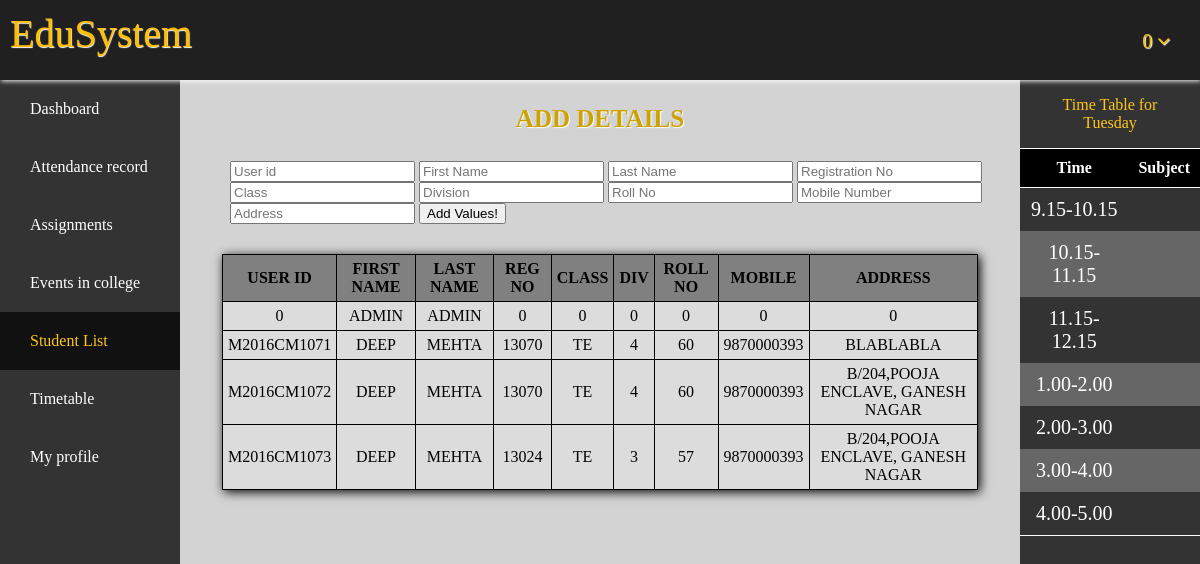
Before: /home.php?page=list.php (signed in) with the older database file.
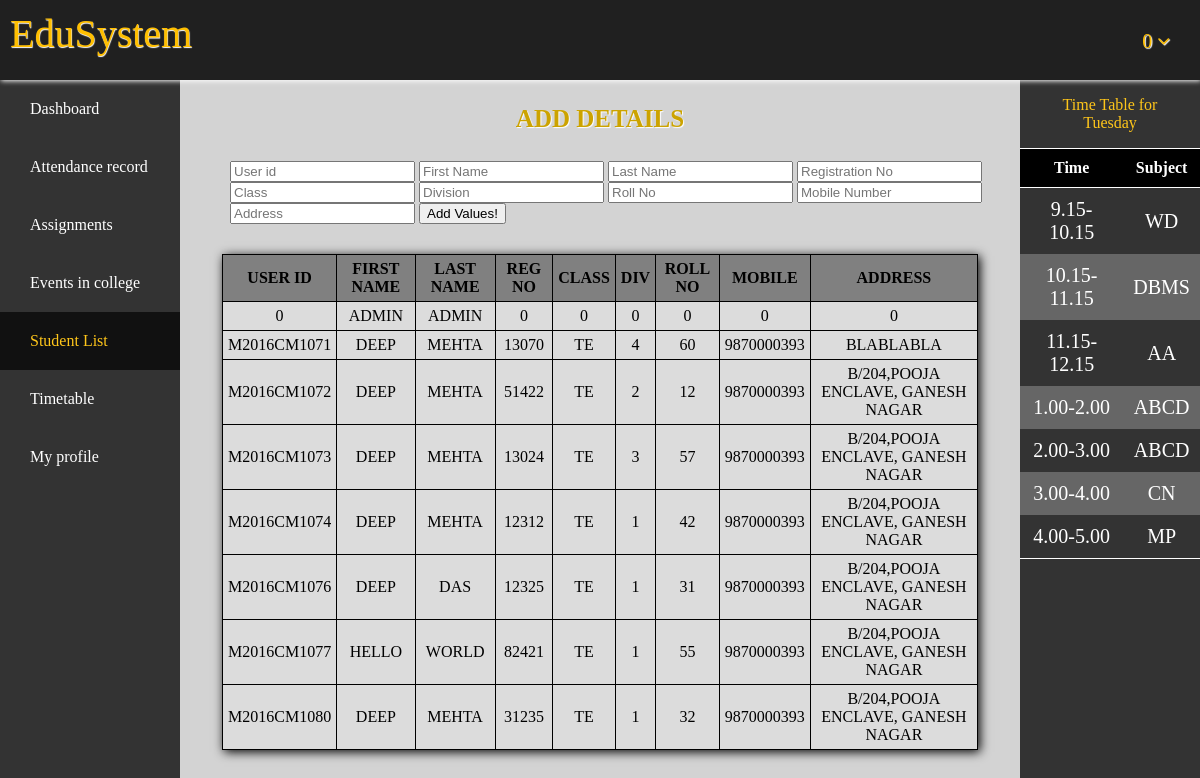
After: the same page with the newer database file.
### tables this page shows
CREATE TABLE `profile` (
  `UserId` varchar(15) NOT NULL,
  `Fname` text NOT NULL,
  `Lname` text NOT NULL,
  `RegNo` int(5) NOT NULL,
  `Class` varchar(2) NOT NULL,
  `Division` int(1) NOT NULL,
  `RollNo` int(2) NOT NULL,
  `MobNo` bigint(10) NOT NULL,
  `Addr` varchar(50) NOT NULL,
  `Pass` varchar(32) NOT NULL DEFAULT 'sakec',
  `S1` int(2) NOT NULL DEFAULT '0',
  `S1t` int(2) NOT NULL DEFAULT '0',
  `S2` int(2) NOT NULL DEFAULT '0',
  `S2t` int(2) NOT NULL DEFAULT '0',
  `S3` int(2) NOT NULL DEFAULT '0',
  `S3t` int(2) NOT NULL DEFAULT '0',
  `S4` int(2) NOT NULL DEFAULT '0',
  `S4t` int(2) NOT NULL DEFAULT '0',
  `S5` int(2) DEFAULT '0',
  `S5t` int(2) NOT NULL DEFAULT '0',
  `Attended` int(2) AS (S1+S2+S3+S4+S5) VIRTUAL,
  `Total` int(2) AS (S1t+S2t+S3t+S4t+S5t) VIRTUAL,
  `Percent` decimal(4,2) AS ((S1+S2+S3+S4+S5)*100/(S1t+S2t+S3t+S4t+S5t)) VIRTUAL
);

CREATE TABLE `timetable` (
  `SrNo` int(1) NOT NULL,
  `Time` varchar(15) NOT NULL,
  `Monday` varchar(15) NOT NULL,
  `Tuesday` varchar(15) NOT NULL,
  `Wednesday` varchar(15) NOT NULL,
  `Thrusday` varchar(15) NOT NULL,
  `Friday` varchar(15) NOT NULL
);

### add_details.php (the view, shortened to what the changed rows need)
<!DOCTYPE html>
<html lang="en">
<head>
	<link rel="stylesheet" href="Addons/attendance.css">
</head>
<body>
	<div class="list">
		<?php
			$user = 'student';
			$pass = 'sakec';
			$db = 'students';
			$conn = new mysqli('localhost', $user, $pass, $db) or die("Unable to connect to server".$db);
			$get_all = "select * from profile order by UserId";
			$data = mysqli_query($conn, $get_all) or die("No records found.");
			echo "<div class=\"table\"><table><tr><th>User Id</th><th>First Name</th><th>Last Name</th><th>Reg No</th><th>Class</th><th>Div</th><th>Roll No</th><th>Mobile</th><th>Address</th>";
			while($row = mysqli_fetch_assoc($data)) {
				echo "<tr><td>".$row["UserId"]."</td><td>".$row["Fname"]."</td><td>".$row["Lname"]."</td><td>".$row["RegNo"]."</td><td>".$row["Class"]."</td><td>".$row["Division"]."</td><td>".$row["RollNo"]."</td><td>".$row["MobNo"]."</td><td>".$row["Addr"]."</td></tr>";
			}
			echo "</table></div>";
		?>
	</div>
</body>
</html>

### home.php (shortened to what the changed rows need)
<html>
<head>
    <link rel="stylesheet" type="text/css" href="Addons/home.css">
    <link rel="stylesheet" href="https://cdnjs.cloudflare.com/ajax/libs/font-awesome/4.7.0/css/font-awesome.min.css">
</head>
<body>
    <div class="flex-container">
        <div class="maincontent">
            <?php
                if (isset($_GET['page'])&&$_GET['page']!=""){
                    include $_GET['page'];
                }
                else {
                    include 'dashboard.php';
                }
            ?>
        </div>
        <?php
            $user = 'student';
            $pass = 'sakec';
            $db = 'students';
            $conn = new mysqli('localhost', $user, $pass, $db) or die("Unable to connect to server".$db);
            $get_all = "select * from timetable";
            $data = mysqli_query($conn, $get_all) or die("No records found.");
            $row = mysqli_fetch_assoc($data);
            $day = date('l');
            echo '<div class="asideright">
                <div class="iasideright">
                        <p align="center">Time Table for <br>'.$day.' </p>';
                        if ($day=="Sunday" || $day=="Saturday") {
                            echo '<p class="tthead" align="center">Holiday<p>';
                        }
                        else {
                            echo'<table class="asiderighttable" >
                            <tr>
                                <th>Time</th>
                                <th>Subject</th>
                            </tr>';
                            echo '<tr>
                                <td>9.15-10.15</td>
                                <td>'.$row[$day].'</td>
                            </tr>';
                            $row = mysqli_fetch_assoc($data);
                            echo '
                            <tr>
                                <td>10.15-11.15</td>
                                <td>'.$row[$day].'</td>
                            </tr>';
                            $row = mysqli_fetch_assoc($data);
                            echo '
                            <tr>
                                <td>11.15-12.15</td>
                                <td>'.$row[$day].'</td>
                            </tr>';
                            $row = mysqli_fetch_assoc($data);
                            echo '
                            <tr>
                                <td>1.00-2.00</td>
                                <td>'.$row[$day].'</td>
                            </tr>';
                            $row = mysqli_fetch_assoc($data);
                            echo '
                            <tr>
                                <td>2.00-3.00</td>
                                <td>'.$row[$day].'</td>
                            </tr>';
                            $row = mysqli_fetch_assoc($data);
                            echo '
                            <tr>
                                <td>3.00-4.00</td>
                                <td>'.$row[$day].'</td>
                            </tr>';
                            $row = mysqli_fetch_assoc($data);
                            echo '
                            <tr>
                                <td>4.00-5.00</td>
                                <td>'.$row[$day].'</td>
                            </tr>
                    </table>';
                }
                    echo '</div></div>';
        ?>
    </div>
</body>
</html>

Changed rows visible on the page:
changed profile "M2016CM1072": RegNo "13070" → "51422"; Division "4" → "2"; RollNo "60" → "12"
added profile: UserId "M2016CM1074", Fname "DEEP", Lname "MEHTA", RegNo "12312", Class "TE", Division "1", RollNo "42", MobNo "9870000393", Addr "B/204,POOJA ENCLAVE, GANESH NAGAR"
added profile: UserId "M2016CM1076", Fname "DEEP", Lname "DAS", RegNo "12325", Class "TE", Division "1", RollNo "31", MobNo "9870000393", Addr "B/204,POOJA ENCLAVE, GANESH NAGAR"
added profile: UserId "M2016CM1077", Fname "HELLO", Lname "WORLD", RegNo "82421", Class "TE", Division "1", RollNo "55", MobNo "9870000393", Addr "B/204,POOJA ENCLAVE, GANESH NAGAR"
added profile: UserId "M2016CM1080", Fname "DEEP", Lname "MEHTA", RegNo "31235", Class "TE", Division "1", RollNo "32", MobNo "9870000393", Addr "B/204,POOJA ENCLAVE, GANESH NAGAR"
added timetable: Tuesday "WD"
added timetable: Tuesday "DBMS"
added timetable: Tuesday "AA"
added timetable: Tuesday "ABCD"
added timetable: Tuesday "ABCD"
added timetable: Tuesday "CN"
added timetable: Tuesday "MP"
